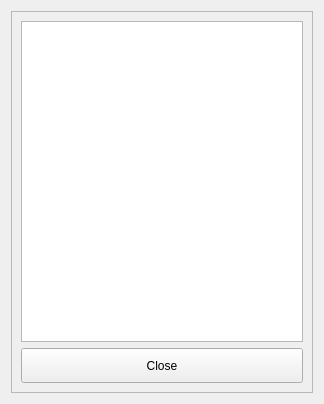
<?xml version="1.0" encoding="UTF-8"?>
<ui version="4.0">
 <class>SyncInfo</class>
 <widget class="QDialog" name="SyncInfo">
  <property name="geometry">
   <rect>
    <x>0</x>
    <y>0</y>
    <width>324</width>
    <height>404</height>
   </rect>
  </property>
  <property name="windowTitle">
   <string>Info</string>
  </property>
  <layout class="QVBoxLayout" name="verticalLayout_2">
   <item>
    <widget class="QFrame" name="frame">
     <property name="frameShape">
      <enum>QFrame::StyledPanel</enum>
     </property>
     <property name="frameShadow">
      <enum>QFrame::Raised</enum>
     </property>
     <layout class="QVBoxLayout" name="verticalLayout">
      <item>
       <widget class="QTextBrowser" name="textBrowser"/>
      </item>
      <item>
       <widget class="QToolButton" name="btnClose">
        <property name="sizePolicy">
         <sizepolicy hsizetype="Preferred" vsizetype="Fixed">
          <horstretch>0</horstretch>
          <verstretch>0</verstretch>
         </sizepolicy>
        </property>
        <property name="minimumSize">
         <size>
          <width>0</width>
          <height>35</height>
         </size>
        </property>
        <property name="text">
         <string>Close</string>
        </property>
       </widget>
      </item>
     </layout>
    </widget>
   </item>
  </layout>
 </widget>
 <resources/>
 <connections/>
</ui>
